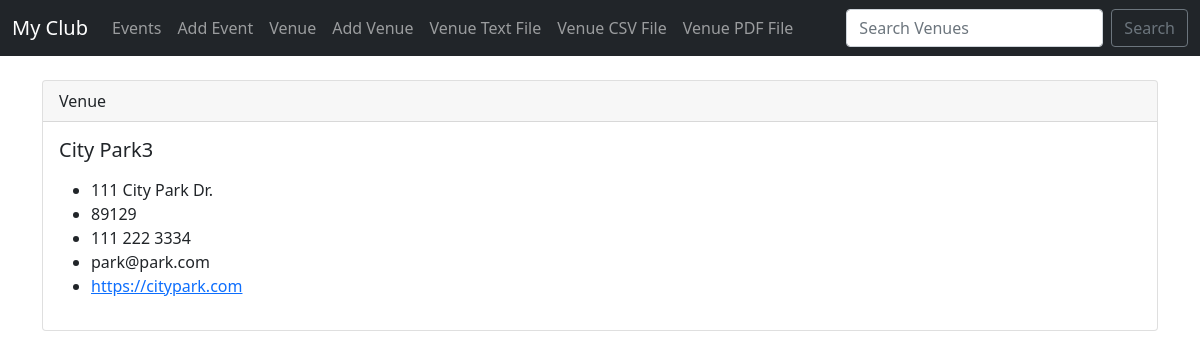
Page /show_venue/1 on the committed database.
### myclub/models.py (models this page shows)
class Venue(models.Model):
    name = name = models.CharField('Venue Name', max_length=120)
    address = models.CharField(max_length=300)
    zip_code = models.CharField('Zip Code', max_length=120)
    phone = models.CharField('Contact Phone', max_length=120, blank=True)
    web = models.URLField('Website Address', blank=True)
    email_address = models.EmailField('Email Address', blank=True)
    def __str__(self):
        return self.name

### myclub/views.py (the view)
# urls.py: path('show_venue/<venue_id>', views.show_venue, name="show-venue"),
def show_venue(request, venue_id):
    venue = Venue.objects.get(pk=venue_id)
    return render(request, 'myclub/show_venue.html', {
        'venue': venue,
        })

### myclub/templates/myclub/show_venue.html
{% extends 'myclub/base.html' %}
{% block content %}
  <div class="card">
    <div class="card-header">
    Venue
    </div>
    <div class="card-body">
      <h5 class="card-title">{{venue}}</h5>
      <p class="card-text">
        <ul>
          <li>{{venue.address}}</li>
          <li>{{venue.zip_code}}</li>
          <li>{{venue.phone}}</li>
          <li>{{venue.email_address}}</li>
          <li><a href="{{venue.web}}"> {{venue.web}}</a></li>
        </ul>
      </p>
    </div>
  </div>
{% endblock %}

### rows in the picture
Venue: name "City Park3", address "111 City Park Dr.", zip_code "89129", phone "111 222 3334", email_address "park@park.com", web "https://citypark.com"
